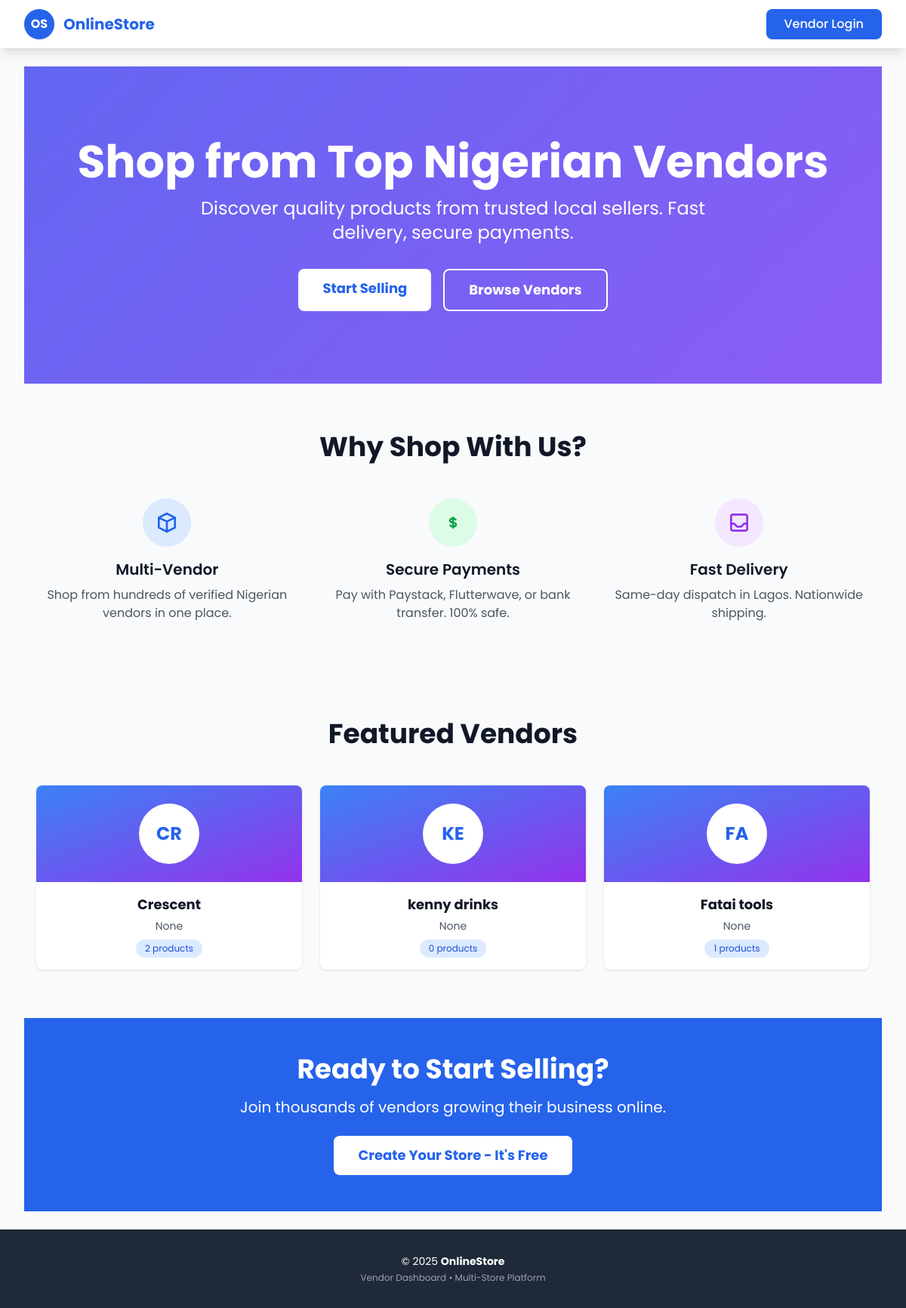
The page / on the database its author committed.
### vendors/models.py (models this page shows, shortened)
class Vendor(models.Model):
    user = models.OneToOneField(User, on_delete=models.CASCADE)
    store_name = models.CharField(max_length=100, unique=True)
    slug = models.SlugField(unique=True, blank=True)
    description = models.TextField(blank=True, null=True)
    phone_number = models.CharField(max_length=20, blank=True, null=True)
    whatsapp_number = models.CharField(max_length=20, blank=True, null=True)
    instagram = models.URLField(blank=True, null=True)
    facebook = models.URLField(blank=True, null=True)
    logo = models.ImageField(upload_to='vendor_logos/', blank=True, null=True)
    date_created = models.DateTimeField(auto_now_add=True)

### vendors/views.py (the view)
# urls.py: path("", home_view, name="home"),
def home_view(request):
    vendors = Vendor.objects.all()
    return render(request, "home.html", {"vendors": vendors})

### templates/home.html (shortened to what this page needs)
{% extends "base.html" %}
{% block content %}
<section class="hero text-white py-16 md:py-24">
    <div class="container max-w-7xl mx-auto px-4 text-center">
        <h1 class="text-4xl md:text-6xl font-bold mb-4">Shop from Top Nigerian Vendors</h1>
        <p class="text-xl md:text-2xl mb-8 max-w-3xl mx-auto">
            Discover quality products from trusted local sellers. Fast delivery, secure payments.
        </p>
        <div class="flex flex-col sm:flex-row gap-4 justify-center">
            <a href="{% url 'vendors:vendor_signup' %}" class="bg-white text-blue-600 hover:bg-gray-100 font-bold py-3 px-8 rounded-lg text-lg">
                Start Selling
            </a>
            <a href="#vendors" class="bg-transparent border-2 border-white hover:bg-white hover:text-blue-600 font-bold py-3 px-8 rounded-lg text-lg transition">
                Browse Vendors
            </a>
        </div>
    </div>
</section>
<section class="py-12 md:py-16 bg-gray-50">
    <div class="container max-w-7xl mx-auto px-4">
        <h2 class="text-3xl md:text-4xl font-bold text-center mb-12">Why Shop With Us?</h2>
        <div class="grid grid-cols-1 md:grid-cols-3 gap-8">
            <div class="text-center">
                <div class="w-16 h-16 mx-auto mb-4 bg-blue-100 rounded-full flex items-center justify-center">
                    <svg class="w-8 h-8 text-blue-600" fill="none" stroke="currentColor" viewBox="0 0 24 24">
                        <path stroke-linecap="round" stroke-linejoin="round" stroke-width="2" d="M20 7l-8-4-8 4m16 0l-8 4m8-4v10l-8 4m0-10L4 7m8 4v10M4 7v10l8 4"></path>
                    </svg>
                </div>
                <h3 class="text-xl font-semibold mb-2">Multi-Vendor</h3>
                <p class="text-gray-600">Shop from hundreds of verified Nigerian vendors in one place.</p>
            </div>
            <div class="text-center">
                <div class="w-16 h-16 mx-auto mb-4 bg-green-100 rounded-full flex items-center justify-center">
                    <svg class="w-8 h-8 text-green-600" fill="none" stroke="currentColor" viewBox="0 0 24 24">
                        <path stroke-linecap="round" stroke-linejoin="round" stroke-width="2" d="M12 8c-1.657 0-3 .895-3 2s1.343 2 3 2 3 .895 3 2-1.343 2-3 2m0-8c1.11 0 2.08.402 2.599 1M12 8V7m0 1v8m0 0v1m0-1c-1.11 0-2.08-.402-2.599-1"></path>
                    </svg>
                </div>
                <h3 class="text-xl font-semibold mb-2">Secure Payments</h3>
                <p class="text-gray-600">Pay with Paystack, Flutterwave, or bank transfer. 100% safe.</p>
            </div>
            <div class="text-center">
                <div class="w-16 h-16 mx-auto mb-4 bg-purple-100 rounded-full flex items-center justify-center">
                </div>
                <h3 class="text-xl font-semibold mb-2">Fast Delivery</h3>
                <p class="text-gray-600">Same-day dispatch in Lagos. Nationwide shipping.</p>
            </div>
        </div>
    </div>
</section>
<section id="vendors" class="py-12 md:py-16">
    <div class="container max-w-7xl mx-auto px-4">
        <h2 class="text-3xl md:text-4xl font-bold text-center mb-12">Featured Vendors</h2>
        {% if vendors %}
        <div class="grid grid-cols-1 sm:grid-cols-2 lg:grid-cols-3 xl:grid-cols-4 gap-6">
            {% for vendor in vendors %}
            <a href="http://{{ vendor.slug }}.lvh.me:8000/" class="vendor-card bg-white rounded-lg shadow overflow-hidden block">
                <div class="h-32 bg-gradient-to-br from-blue-500 to-purple-600 flex items-center justify-center">
                    {% if vendor.logo %}
                        <img src="{{ vendor.logo.url }}" alt="{{ vendor.store_name }}" class="w-20 h-20 rounded-full object-cover border-4 border-white">
                    {% else %}
                        <div class="w-20 h-20 bg-white rounded-full flex items-center justify-center text-2xl font-bold text-blue-600">
                            {{ vendor.store_name|slice:":2"|upper }}
                        </div>
                    {% endif %}
                </div>
                <div class="p-4 text-center">
                    <h3 class="font-bold text-lg">{{ vendor.store_name }}</h3>
                    <p class="text-sm text-gray-600 mt-1">{{ vendor.description|truncatechars:60 }}</p>
                    <span class="inline-block mt-2 text-xs bg-blue-100 text-blue-700 px-3 py-1 rounded-full">
                        {{ vendor.products.count }} products
                    </span>
                </div>
            </a>
            {% empty %}
            <p class="col-span-full text-center text-gray-600 py-8">No vendors available yet.</p>
            {% endfor %}
        </div>
        {% else %}
        <p class="text-center text-gray-600 py-8">No vendors available yet.</p>
        {% endif %}
    </div>
</section>
<section class="bg-blue-600 text-white py-12">
    <div class="container max-w-7xl mx-auto px-4 text-center">
        <h2 class="text-3xl md:text-4xl font-bold mb-4">Ready to Start Selling?</h2>
        <p class="text-xl mb-6">Join thousands of vendors growing their business online.</p>
        <a href="{% url 'vendors:vendor_signup' %}" class="bg-white text-blue-600 hover:bg-gray-100 font-bold py-3 px-8 rounded-lg text-lg inline-block">
            Create Your Store - It's Free
        </a>
    </div>
</section>
{% endblock %}

### templates/base.html (shortened to what this page needs)
{% load static %}
<!DOCTYPE html>
<html lang="en" class="scroll-smooth">
<head>
    <script src="https://cdn.tailwindcss.com"></script>
    <link rel="stylesheet" href="https://cdnjs.cloudflare.com/ajax/libs/font-awesome/6.5.0/css/all.min.css">
</head>
<body class="bg-gray-50 text-gray-900 min-h-screen flex flex-col">
    <nav class="bg-white shadow-lg sticky top-0 z-50">
        <div class="max-w-7xl mx-auto px-4 sm:px-6 lg:px-8">
            <div class="flex justify-between items-center h-16">
                <div class="flex items-center">
                    <a href="{% if request.vendor %}{% url 'vendors:vendor_store' request.vendor.slug %}{% else %}{% url 'vendors:home' %}{% endif %}"
                       class="flex items-center ml-3 md:ml-0">
                        {% if request.vendor.logo %}
                            <img src="{{ request.vendor.logo.url }}" alt="Logo" class="w-10 h-10 rounded-full object-cover border-2 border-white shadow">
                        {% else %}
                            <div class="w-10 h-10 bg-blue-600 rounded-full flex items-center justify-center text-white font-bold shadow">
                                {{ request.vendor.store_name|slice:":2"|upper|default:"OS" }}
                            </div>
                        {% endif %}
                        <span class="ml-3 text-xl font-bold text-blue-600">
                            {{ request.vendor.store_name|default:"OnlineStore" }}
                        </span>
                    </a>
                </div>
                <div class="hidden md:flex items-center space-x-6">
                    {% if user.is_authenticated and user.vendor %}
                        <a href="{% url 'vendors:vendor_dashboard' %}"
                           class="flex items-center text-gray-700 hover:text-blue-600 font-medium transition">
                            <i class="fas fa-tachometer-alt mr-2"></i> Dashboard
                        </a>
                        <form method="post" action="{% url 'vendors:vendor_logout' %}" class="inline">
                            {% csrf_token %}
                            <button type="submit" class="text-red-600 hover:text-red-700 font-medium flex items-center">
                                <i class="fas fa-sign-out-alt mr-2"></i> Logout
                            </button>
                        </form>
                    {% else %}
                        <a href="{% url 'vendors:vendor_login' %}"
                           class="bg-blue-600 hover:bg-blue-700 text-white px-6 py-2 rounded-lg font-medium transition shadow">
                            Vendor Login
                        </a>
                    {% endif %}
                </div>
            </div>
        </div>
    </nav>
    <main class="flex-grow max-w-7xl mx-auto px-4 sm:px-6 lg:px-8 py-6">
        {% block content %}{% endblock %}
    </main>
    <footer class="bg-gray-800 text-white py-8 mt-auto">
        <div class="max-w-7xl mx-auto px-4 text-center">
            <p class="text-sm">
                &copy; {{ year|default:"2025" }} <strong>{{ request.vendor.store_name|default:"OnlineStore" }}</strong>
            </p>
            <p class="text-xs text-gray-400 mt-1">Vendor Dashboard • Multi-Store Platform</p>
        </div>
    </footer>
</body>
</html>

### templates/home.html (style rules this page uses)
.hero { background: linear-gradient(135deg, #6366f1 0%, #8b5cf6 100%); }
.vendor-card { transition: transform 0.2s, box-shadow 0.2s; }

### rows shown on the page
Vendor: store_name "CR", store_name "Crescent", description "None", products.count "2"
Vendor: store_name "KE", store_name "kenny drinks", description "None", products.count "0"
Vendor: store_name "FA", store_name "Fatai tools", description "None", products.count "1"

### other values the page prints
{{ request.vendor.store_name|slice:":2"|upper|default:"OS" }} "OS"
{{ request.vendor.store_name|default:"OnlineStore" }} "OnlineStore"
{{ year|default:"2025" }} "2025"
